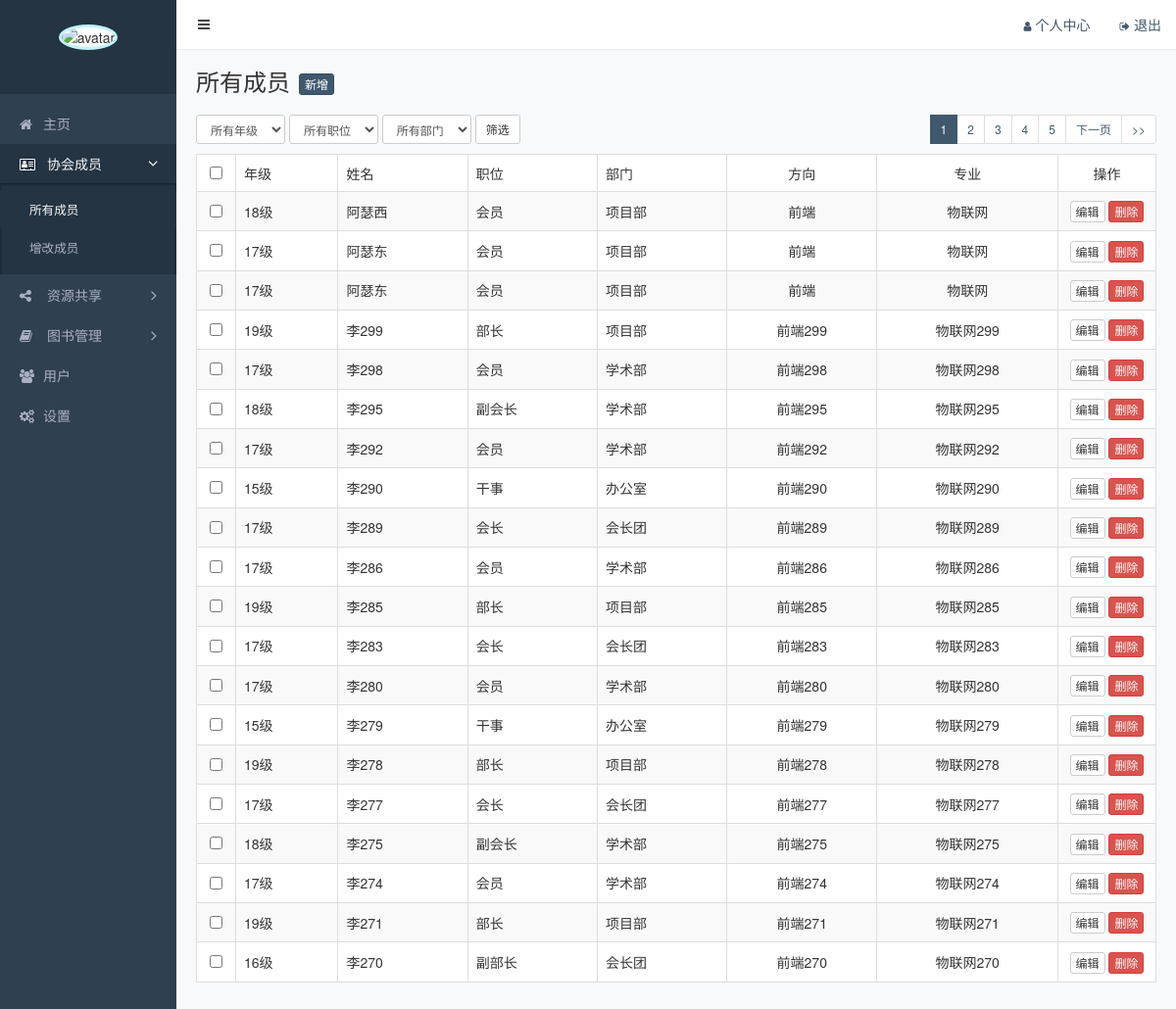
Screenshot of /admin/person.php (signed in) with the database file from the repository.
### tables this page shows
CREATE TABLE `person`  (
  `id` int(11) NOT NULL AUTO_INCREMENT COMMENT '主键',
  `name` varchar(100) NOT NULL COMMENT '姓名',
  `grade` varchar(100) NOT NULL COMMENT '年级',
  `direction` varchar(200) NOT NULL COMMENT '方向',
  `major` varchar(1000) NOT NULL COMMENT '专业',
  `position_id` int(11) NOT NULL COMMENT '职位_ID',
  `department_id` int(11) NULL DEFAULT NULL COMMENT '部门_ID',
  PRIMARY KEY (`id`) USING BTREE
);

CREATE TABLE `position`  (
  `id` int(11) NOT NULL AUTO_INCREMENT COMMENT '主键',
  `name` varchar(200) NOT NULL COMMENT '职位名称',
  PRIMARY KEY (`id`) USING BTREE,
  UNIQUE INDEX `name`(`name`) USING BTREE
);

CREATE TABLE `department`  (
  `id` int(11) NOT NULL COMMENT '主键',
  `name` varchar(200) NOT NULL COMMENT '职位名称'
);

### functions.php (called while the page is built, shortened)
<?php
function wx_connect_sql() {
    $connection = mysqli_connect(WX_DB_HOST, WX_DB_USER, WX_DB_PASS, WX_DB_NAME);
    mysqli_set_charset($connection, 'utf8');
    return $connection;
}
function wx_fetch_all ($sql) {
    $connection = wx_connect_sql();
    $data = array();
    if ($result = mysqli_query($connection ,$sql)) {
        while ($row = mysqli_fetch_array($result)) {
            $data[] = $row;
        }
    }
    return $data = isset($data) ? $data : null;
}
function wx_fetch_one ($sql) {
    $data = wx_fetch_all($sql);
    return isset($data[0]) ? $data[0] : null;
}

### admin/person.php (the view, shortened to what this page needs)
<?php
    require_once '../functions.php';
    $where = '1 = 1';
    $search = '';
    $size = 20;
    $page = empty($_GET['page']) ? 1 : (int)$_GET['page'];
    $total_count = (int)wx_fetch_one("select count(1) as count from person
    inner join department on person.department_id = department.id
    inner join position on person.position_id = position.id
    where {$where}")['count'];
    $total_pages = (int)ceil($total_count / $size);
    $offset = ($page - 1) * $size;
    $post = wx_fetch_all("select
                person.id,
                person.name,
                person.grade,
                person.direction,
                person.major,
                position.name as position_name,
                department.name as department_name
                from person
                inner join department on person.department_id = department.id
                inner join position on person.position_id = position.id
                where {$where}
                order by person.id desc
                limit {$offset}, {$size};
    ");
    $visiables = 5;
    $begin = $page - ($visiables - 1) / 2 ;
    $begin = $begin < 1 ? 1 : $begin;
    $end = $begin + $visiables - 1;
    $end = $end > $total_pages ? $total_pages : $end;
    $begin = $end - $visiables + 1;
    $begin = $begin < 1 ? 1 : $begin;
?>
<!DOCTYPE html>
<html lang="en">
<head>
    <link rel="stylesheet" href="/static/assets/vendors/bootstrap/css/bootstrap.css">
    <link rel="stylesheet" href="/static/assets/vendors/font-awesome/css/font-awesome.css">
    <link rel="stylesheet" href="/static/assets/vendors/nprogress/nprogress.css">
    <link rel="stylesheet" href="/static/assets/css/admin.css">
</head>
<body>
    <div class="main">
        <?php include 'inc/navbar.php' ?>
        <div class="container-fluid">
            <div class="page-title">
                <h1>所有成员</h1>
                <a href="/admin/person-add.php" class="btn btn-primary btn-xs">新增</a>
            </div>
            <div class="page-action">
                <form class="form-inline" action="<?php echo $_SERVER['PHP_SELF']; ?>">
                    <select class="form-control input-sm" name="grade">
                        <option value="all">所有年级</option>
                    </select>
                    <select class="form-control input-sm" name="position">
                        <option value="all">所有职位</option>
                    </select>
                    <select class="form-control input-sm" name="department">
                        <option value="all">所有部门</option>
                    </select>
                    <button class="btn btn-default btn-sm">筛选</button>
                </form>
                <ul class="pagination pagination-sm pull-right">
                    <?php for ($i = $begin; $i <= $end; $i++): ?>
                    <li<?php echo $i === $page ? ' class="active"' : ''; ?>><a href="?page=<?php echo $i . $search; ?>"><?php echo $i; ?></a></li>
                    <?php endfor ?>
                    <li<?php echo $page == $total_pages ? ' class="hidden"' : ''?>><a href="?page=<?php echo (int)($page + 1) . $search; ?>">下一页</a></li>
                    <li<?php echo $page == $total_pages ? ' class="hidden"' : ''?> ><a  href="?page=<?php echo $total_pages ?>" >>></a></li>
                </ul>
            </div>
            <table class="table table-striped table-bordered table-hover">
                <thead>
                    <tr>
                        <th class="text-center" width="40"><input type="checkbox" name="" id=""></th>
                        <th>年级</th>
                        <th>姓名</th>
                        <th>职位</th>
                        <th>部门</th>
                        <th class="text-center">方向</th>
                        <th class="text-center">专业</th>
                        <th class="text-center" width="100">操作</th>
                    </tr>
                </thead>
                <tbody>
                    <?php if (isset($post)) : ?>
                    <?php foreach ($post as $item) : ?>
                    <tr>
                        <td class="text-center"><input type="checkbox" data-id="<?php echo $item['id']; ?>"></td>
                        <td><?php echo $item['grade']; ?></td>
                        <td><?php echo $item['name']; ?></td>
                        <td><?php echo $item['position_name']; ?></td>
                        <td><?php echo $item['department_name']; ?></td>
                        <td class="text-center"><?php echo $item['direction']; ?></td>
                        <td class="text-center"><?php echo $item['major']; ?></td>
                        <td class="text-center">
                            <a href="/admin/person-add.php?from=person&id=<?php echo $item['id'] ?>" class="btn btn-default btn-xs">编辑</a>
                            <a href="/admin/api/delete.php?id=<?php echo $item['id'] . '&from=person'?>" class="btn btn-danger btn-xs">删除</a>
                        </td>
                    </tr>
                    <?php endforeach ?>
                    <?php endif ?>
                </tbody>
            </table>
        </div>
    </div>
    <?php include 'inc/sidebar.php'?>
</body>
</html>

### static/assets/css/admin.css (style rules this page uses)
body { background: #f8f9fb; -webkit-font-smoothing: antialiased; -moz-osx-font-smoothing: grayscale; }
.form-control { box-shadow: none; }
.main { position: relative; overflow: hidden; min-width: 844px; min-height: 100vh; padding: 70px 5px 20px 185px; }
.main .container-fluid .page-title { overflow: hidden; margin-bottom: 20px; }
.main .container-fluid .page-title h1 { display: inline-block; margin: 0; font-size: 24px; font-weight: 400; }
.main .container-fluid .page-title .btn-primary { margin-left: 5px; vertical-align: bottom; }
.main .container-fluid .page-action { overflow: hidden; margin-bottom: 10px; }
.main .container-fluid .page-action .form-inline { display: inline-block; }
.main .container-fluid .page-action .btn { margin-right: 10px; }
.main .container-fluid .pagination { margin: 0; }
.main .container-fluid table { background-color: #fff; }
.main .container-fluid th { border-bottom: 1px; font-weight: 400; }
.main .container-fluid td { vertical-align: middle; }

### rows the page displays
person: grade "18级", name "阿瑟西", position.name "会员", department.name "项目部", direction "前端", major "物联网"
person: grade "17级", name "阿瑟东", position.name "会员", department.name "项目部", direction "前端", major "物联网"
person: grade "17级", name "阿瑟东", position.name "会员", department.name "项目部", direction "前端", major "物联网"
person: grade "19级", name "李299", position.name "部长", department.name "项目部", direction "前端299", major "物联网299"
person: grade "17级", name "李298", position.name "会员", department.name "学术部", direction "前端298", major "物联网298"
person: grade "18级", name "李295", position.name "副会长", department.name "学术部", direction "前端295", major "物联网295"
person: grade "17级", name "李292", position.name "会员", department.name "学术部", direction "前端292", major "物联网292"
person: grade "15级", name "李290", position.name "干事", department.name "办公室", direction "前端290", major "物联网290"
person: grade "17级", name "李289", position.name "会长", department.name "会长团", direction "前端289", major "物联网289"
person: grade "17级", name "李286", position.name "会员", department.name "学术部", direction "前端286", major "物联网286"
person: grade "19级", name "李285", position.name "部长", department.name "项目部", direction "前端285", major "物联网285"
person: grade "17级", name "李283", position.name "会长", department.name "会长团", direction "前端283", major "物联网283"
person: grade "17级", name "李280", position.name "会员", department.name "学术部", direction "前端280", major "物联网280"
person: grade "15级", name "李279", position.name "干事", department.name "办公室", direction "前端279", major "物联网279"
person: grade "19级", name "李278", position.name "部长", department.name "项目部", direction "前端278", major "物联网278"
person: grade "17级", name "李277", position.name "会长", department.name "会长团", direction "前端277", major "物联网277"
person: grade "18级", name "李275", position.name "副会长", department.name "学术部", direction "前端275", major "物联网275"
person: grade "17级", name "李274", position.name "会员", department.name "学术部", direction "前端274", major "物联网274"
person: grade "19级", name "李271", position.name "部长", department.name "项目部", direction "前端271", major "物联网271"
person: grade "16级", name "李270", position.name "副部长", department.name "会长团", direction "前端270", major "物联网270"
